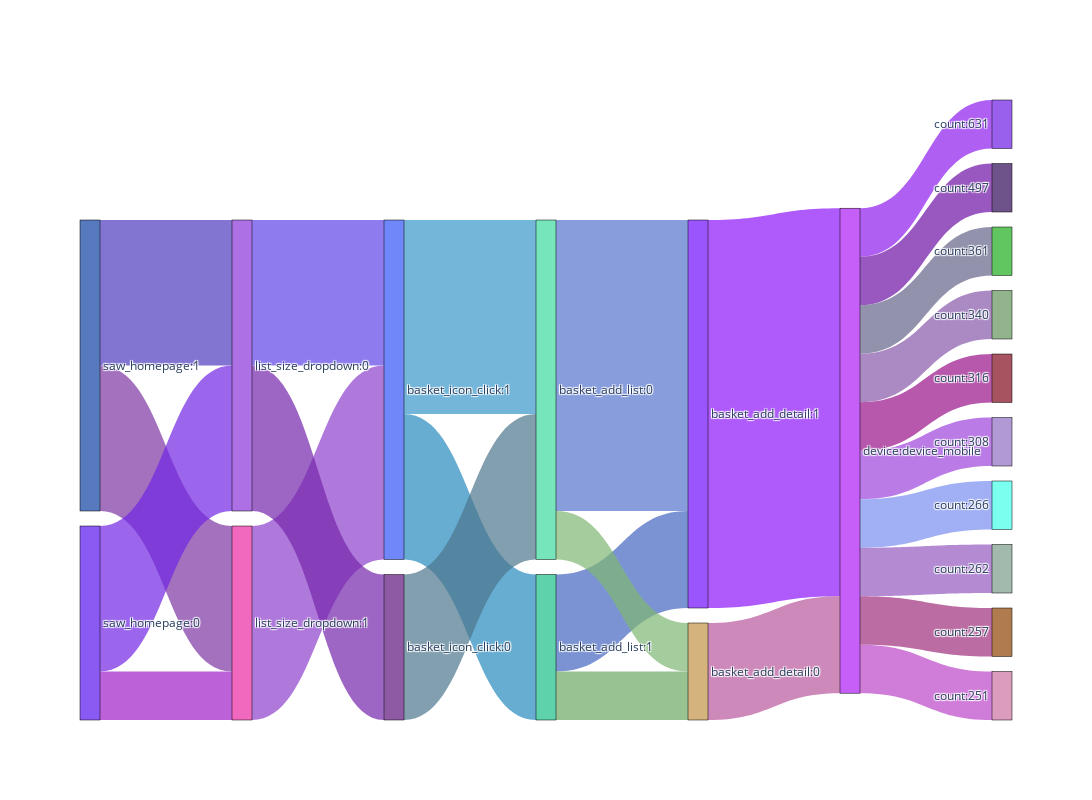

The cell this chart's notebook holds for it:
### Code cell
plot = ParcatsSankeyPlot(top_10_actions_order_sankey, top_10_actions_order_sankey.columns.tolist(), chart='Sankey', w=1500)
fig = plot.create_plot()
fig.show()

### Figure 1 — Plotly figure (JSON) as saved in the notebook; plotly's stock layout.template omitted (floating-point values rounded to 4 significant figures)
{"data": [{"link": {"color": ["rgba(125,53,163,0.7)", "rgba(77,59,191,0.7)", "rgba(113,37,228,0.7)", "rgba(161,31,200,0.7)", "rgba(142,63,204,0.7)", "rgba(94,69,232,0.7)", "rgba(117,37,172,0.7)", "rgba(39,138,190,0.7)", "rgba(56,152,201,0.7)", "rgba(78,119,142,0.7)", "rgba(69,102,193,0.7)", "rgba(86,116,205,0.7)", "rgba(110,169,102,0.7)", "rgba(127,183,114,0.7)", "rgba(142,20,248,0.7)", "rgba(184,87,157,0.7)", "rgba(141,28,237,0.7)", "rgba(110,18,166,0.7)", "rgba(102,100,137,0.7)", "rgba(136,87,168,0.7)", "rgba(153,18,137,0.7)", "rgba(159,68,220,0.7)", "rgba(121,141,239,0.7)", "rgba(148,91,192,0.7)", "rgba(158,48,125,0.7)", "rgba(189,71,203,0.7)"], "source": [0, 0, 1, 1, 2, 3, 3, 4, 4, 5, 6, 7, 6, 7, 8, 9, 10, 10, 10, 10, 10, 10, 10, 10, 10, 10], "target": [2, 3, 3, 2, 4, 4, 5, 6, 7, 7, 8, 8, 9, 9, 10, 10, 11, 12, 13, 14, 15, 16, 17, 18, 19, 20], "value": [3, 3, 3, 1, 4, 3, 3, 3, 4, 3, 2, 6, 1, 1, 8, 2, 1, 1, 1, 1, 1, 1, 1, 1, 1, 1]}, "node": {"color": ["rgba(17,65,163,0.7)", "rgba(89,20,237,0.7)", "rgba(234,42,163,0.7)", "rgba(138,54,219,0.7)", "rgba(51,85,245,0.7)", "rgba(96,20,126,0.7)", "rgba(27,191,135,0.7)", "rgba(61,219,158,0.7)", "rgba(111,13,252,0.7)", "rgba(194,147,70,0.7)", "rgba(174,27,245,0.7)", "rgba(109,29,229,0.7)", "rgba(47,10,87,0.7)", "rgba(31,173,29,0.7)", "rgba(99,148,92,0.7)", "rgba(132,10,29,0.7)", "rgba(145,110,196,0.7)", "rgba(68,255,233,0.7)", "rgba(123,156,139,0.7)", "rgba(143,69,5,0.7)", "rgba(205,115,162,0.7)"], "label": ["saw_homepage:1", "saw_homepage:0", "list_size_dropdown:1", "list_size_dropdown:0", "basket_icon_click:1", "basket_icon_click:0", "basket_add_list:1", "basket_add_list:0", "basket_add_detail:1", "basket_add_detail:0", "device:device_mobile", "count:631", "count:497", "count:361", "count:340", "count:316", "count:308", "count:266", "count:262", "count:257", "count:251"], "line": {"color": "black", "width": 0.5}, "pad": 15, "thickness": 20}, "type": "sankey"}], "layout": {"height": 800, "width": 1500}}
